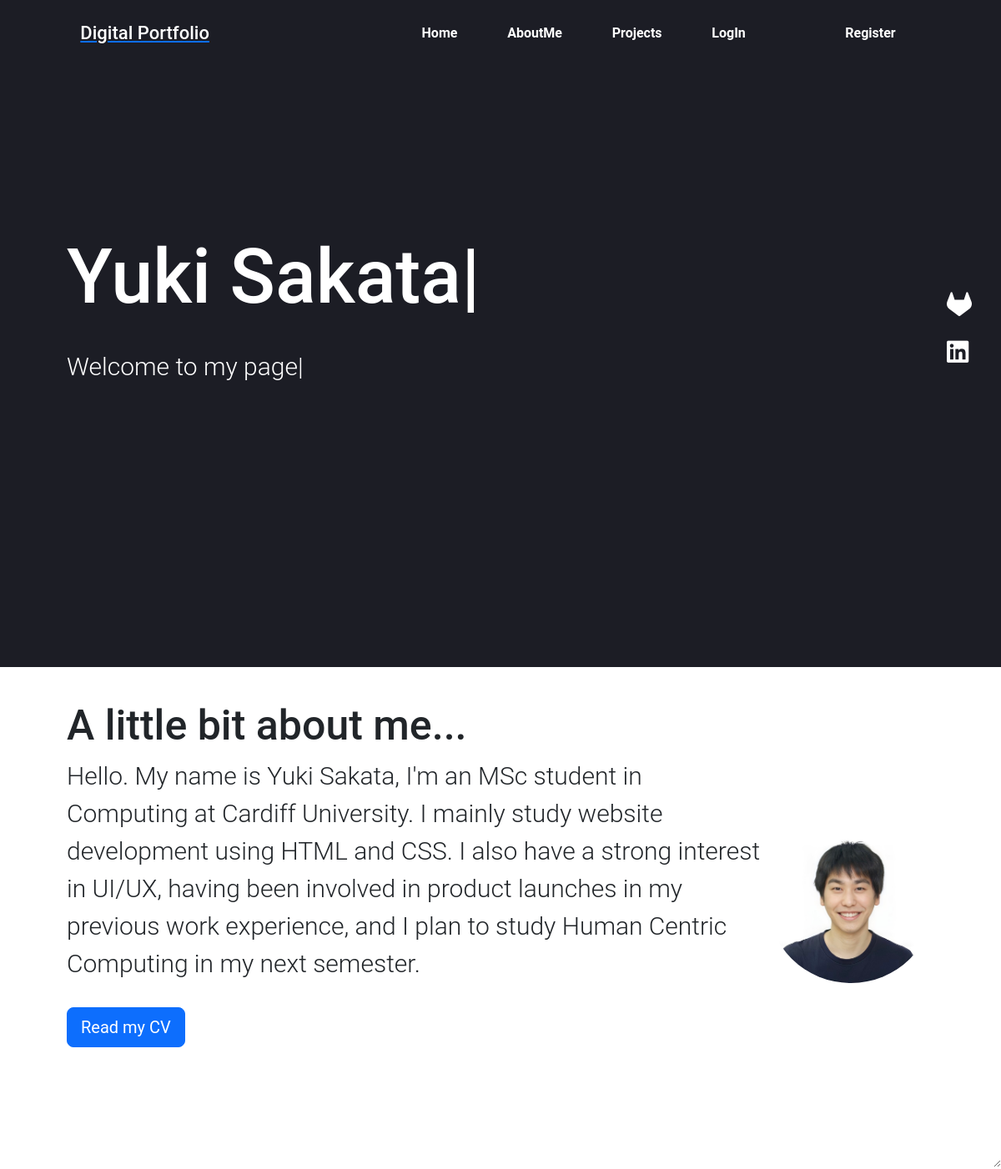
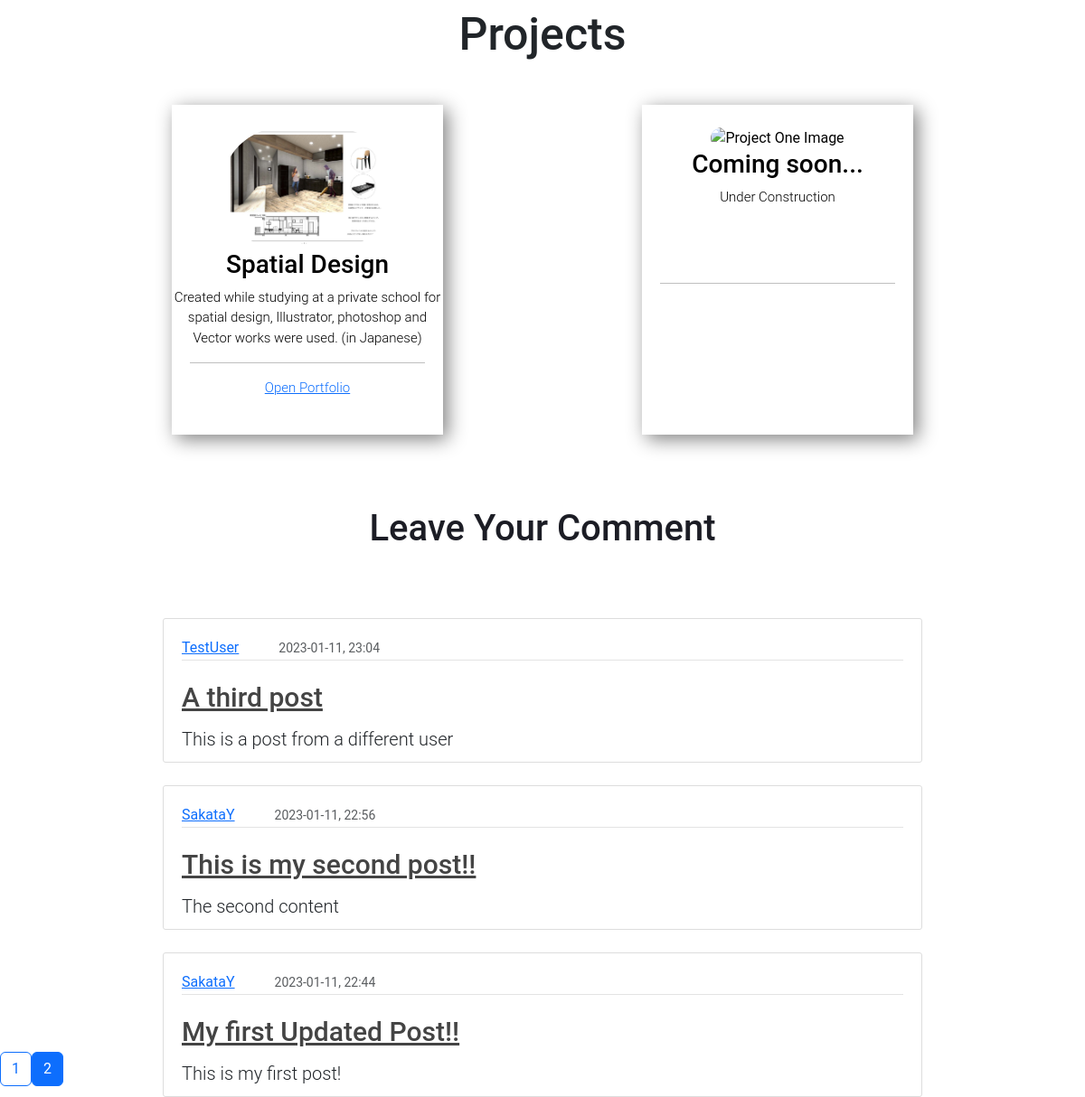
The page /home?page=2 on the database its author committed (2 pictures, top to bottom).
### flaskapp/models.py (models this page shows, shortened)
class Post(db.Model):
    id = db.Column(db.Integer, primary_key=True)
    title = db.Column(db.String(120), nullable=False)
    date_posted = db.Column(db.DateTime, nullable=False, default=datetime.utcnow)
    content = db.Column(db.Text, nullable=False)
    user_id = db.Column(db.Integer, db.ForeignKey('user.id'), nullable=False)

class User(db.Model, UserMixin):
    id = db.Column(db.Integer, primary_key=True)
    username = db.Column(db.String(15), unique=True, nullable=False)
    email = db.Column(db.String(100), unique=True, nullable=False)
    image_file = db.Column(db.String(20), nullable=False, default='default.jpg')
    password = db.Column(db.String(65), nullable=False)
    posts = db.relationship('Post', backref='author', lazy=True)

### flaskapp/routes.py (the view)
@app.route("/")
@app.route("/home")
def home():
    page = request.args.get('page', 1, type=int)
    posts = Post.query.order_by(Post.date_posted.desc()).paginate(page=page,per_page=3)
    return render_template('home.html', posts=posts)

### flaskapp/templates/home.html (shortened to what this page needs)
{% extends "layout.html" %}
{% block content %}
<section class="hero" id="home">
  <div class ="hero-area">
      <div class="hero-text">
          <h1 class="myname">Yuki Sakata</h1>
          <p class="mytext">Welcome to my page</p>
      </div>
      <div class="socials">
        <div>
          <a href="https://git.cardiff.ac.uk/c22012187" target="_blank"><i class="fa-brands fa-gitlab"></i></a>
        </div>
        <div>
          <a href="https://www.linkedin.com/in/yuki-sakata-ys/" target="_blank"><i class="fa-brands fa-linkedin"></i></a>
        </div>
      </div>
  </div>
</section>
<section class="sub-section" id="about-me">
  <div class="information">
      <h2 class="about-me-title">A little bit about me...</h2>
      <p class="about-me-text">Hello. My name is Yuki Sakata, I'm an MSc student in Computing at Cardiff University. I mainly study website development using HTML and CSS. I also have a strong interest in UI/UX, having been involved in product launches in my previous work experience, and I plan to study Human Centric Computing in my next semester.</p>
      <a class="btn btn-primary mt-40 btn-lg" href="{{ url_for('about')}}">Read my CV</a>
  </div>
  <div class="headshot-container">
      <img class="headshot" src="static/mypic/myprofile.jpg" alt="Kanon headshot"/>
  </div>
</section>
<div class="sub-section-alternative" id="projects">
  <h2>Projects</h2>
  <div class="project-container">
      <div class="project-card">
          <img class="project-image" src="static/mypic/project-1.png" alt="Project One Image" />
          <h3>Spatial Design</h3>
          <p class="subtext">Created while studying at a private school for spatial design, Illustrator, photoshop and Vector works were used. (in Japanese)</p>
          <hr />
          <p class="subtext"><a href="./static/pdf/Portfolio-interior.pdf" target="_blank">Open Portfolio</a></p>
      </div>
      <div class="project-card">
        <img class="project-image" src="static/mypic/project-2.jpg" alt="Project One Image" />
        <h3>Coming soon...</h3>
        <p class="subtext">Under Construction<br><br><br><br></p>
        <hr />
    </div>
  </div>
</div>
  <div>
    <div class="comment-header">
      <div class="comment-title">
        <h3>Leave Your Comment</h3>
      </div>
    </div>
    <div class="comment-content">
      {% for post in posts.items %}
          <article class="media content-section">
            <div class="media-body">
              <div class="article-metadata">
                <a class="mr-2" href="{{ url_for('user_posts', username=post.author.username) }}">{{ post.author.username }}</a>
                <small class="text-muted">{{ post.date_posted.strftime('%Y-%m-%d, %H:%M') }}</small>
              </div>
              <h2><a class="article-title" href="{{ url_for('post', post_id=post.id) }}">{{ post.title }}</a></h2>
              <p class="article-content">{{ post.content }}</p>
            </div>
          </article>
    {% endfor %}
    </div>
  </div>
  <div class="pagination">
    {% for page_num in posts.iter_pages(left_edge=1, right_edge=1, left_current=1, right_current=2) %}
        {% if page_num %}
          {% if posts.page == page_num %}
            <a class="btn btn-primary center" href="{{ url_for('home', page=page_num) }}">{{ page_num }}</a>
          {% else %}
            <a class="btn btn-outline-primary" href="{{ url_for('home', page=page_num) }}">{{ page_num }}</a>
          {% endif %}
        {% endif %}
    {% endfor %}
  </div>
{% endblock content %}

### flaskapp/templates/layout.html (shortened to what this page needs)
<!DOCTYPE html>
<html lang="en">
<head>
    <link href="https://cdn.jsdelivr.net/npm/bootstrap@5.3.0-alpha1/dist/css/bootstrap.min.css" rel="stylesheet">
    <link rel="stylesheet" type="text/css" href="{{ url_for('static', filename='css/style.css') }}">
    <link rel="stylesheet" type="text/css" href="{{ url_for('static', filename='css/navbar.css') }}">
    <link rel="stylesheet" type="text/css" href="{{ url_for('static', filename='css/about.css') }}">
</head>
<body>
    <header class="site-header">
        <nav>
            <div class="logo">
                <a href="/"><h4>Digital Portfolio</h4></a>
            </div>
            <ul class="nav-links">
                <li><a class="nav-item nav-link" href="/">Home</a></li>
                <li><a class="nav-item nav-link" href="#about-me">AboutMe</a></li>
                <li><a class="nav-item nav-link" href="#projects">Projects</a></li>
                {% if current_user.is_authenticated %}
                    <li><a class="nav-item nav-link" href="{{ url_for('account')}}">Account</a></li>
                    <li><a class="nav-item nav-link" href="{{ url_for('logout')}}">LogOut</a></li>
                {% else %}
                    <li><a class="nav-item nav-link" href="{{ url_for('login') }}">LogIn</a><li>
                    <li><a class="nav-item nav-link" href="{{ url_for('register') }}">Register</a></li>
                {% endif %}
            </ul>
        </nav>
    </header>
            {% block content %}{% endblock %}
</body>
</html>

### flaskapp/static/css/style.css (style rules this page uses)
* { margin: 0; padding: 0; box-sizing: border-box; }
body { background: white !important;; font-family: 'Poppins', sans-serif; }
section { height: 600px; background-color: white; }
h1 { font-size: 90px; margin: 0; }
h2 { font-size: 50px; }
p { margin: 0; font-size: 30px; font-weight: 300; }
.content-section { background: #ffffff; padding: 10px 20px; border: 1px solid #dddddd; border-radius: 3px; margin-top: 100px; margin-bottom: -50px; }
.article-title { font-size: 30px;; color: #444444; }
.article-content { font-size: 20px; white-space: pre-line; }
.article-metadata { padding-bottom: 1px; margin-bottom: 4px; border-bottom: 1px solid #e3e3e3 }
.hero { background-color: #1c1d25; height: 100vh; color: white; font-size: 40px; }
.hero-area { display: flex; height: 100%; justify-content: space-between; align-items: center; }
.hero-text { margin-left: 80px; margin-bottom: 200px; }
.myname { padding-top: 150px; font-size: 90px; margin: 0; }
.myname::after { content: "|"; animation: typinganime .9s ease infinite; }
.mytext::after { content: "|"; animation: typinganime .9s ease infinite; }
.mytext { padding-top: 30px; padding-bottom: 10px; font-size: 30px; }
.socials { margin-right: 35px; font-size: 30px; color: white; }
.fa-gitlab { font-size: 30px; color: white; margin-bottom: 20px; }
.fa-linkedin { font-size: 30px; color: white; margin-bottom: 20px; }
.sub-section { display: flex; justify-content: space-around; padding: 40px 80px 80px 80px; overflow: auto; resize: vertical; }
.headshot { width: 200px; border-radius: 150px; }
.headshot-container { display: flex; align-items: center; }
.about-me-text { line-height: 1.5; padding-bottom: 30px; }
.sub-section-alternative { display: flex; flex-direction: column; text-align: center; padding: 60px 80px 80px 80px; margin-top: -50px; }
.sub-section-alternative h2 { padding-bottom: 20px; font-weight: 500; }
.project-card { background-color: #ffffff; color: black; width: 300px; height: 365px; box-shadow: 5px 5px 20px grey; margin-top: 20px; resize: vertical; }
.subtext { font-size: 15px; color: black; }
.project-container { display: flex; justify-content: space-around; }
.project-image { margin-top: 25px; height: 135px; border-radius: 125px; }
hr { margin-left: 20px; margin-right: 20px; }
.comment-header { text-align: center; }
.comment-title h3 { color: #1c1d25; margin-bottom: 20px; font-size: 40px; font-weight: 500; margin-right: auto; margin-left: auto; }
.content-section { width: 70%; margin-left: auto; margin-right: auto; margin-top: 3rem; align-items: center; }
.media-body { margin-top: 10px; }

### flaskapp/static/css/navbar.css (style rules this page uses)
* { margin: 0; padding: 0; box-sizing: border-box; }
nav { display: flex; justify-content: space-around; align-items: center; height: 10vh; width: 100%; background-color: #1c1d25; position: fixed; z-index: 100; top: 0px; font-family: 'Poppins', sans-serif; }
.logo h4 { color: white; font-size: 22px; margin-top: auto; margin-bottom: auto; text-decoration: none !important; }
.nav-links { display: flex; justify-content: space-around; width: 30%; margin-top: auto; margin-bottom: auto; transition: all 0.5s ease-in-out; }
.nav-links li { list-style: none; }
.nav-links a { color: white; text-decoration: none; font-weight: bold; }
@media screen and (max-width: 2000px) { .nav-links { width: 55%; } }
.content-section { background: #ffffff; padding: 10px 20px; border: 1px solid #dddddd; border-radius: 3px; margin-top: 75px; }
small { margin-left: 40px; }

### flaskapp/static/css/about.css (style rules this page uses)
* { margin: 0; padding: 0; list-style: none; box-sizing: border-box; font-family: 'Roboto', sans-serif; }
.headshot { border-radius: 50%; }

### rows shown on the page
Post: author.username "TestUser", date_posted "2023-01-11, 23:04", title "A third post", content "This is a post from a different user"
Post: author.username "SakataY", date_posted "2023-01-11, 22:56", title "This is my second post!!", content "The second content"
Post: author.username "SakataY", date_posted "2023-01-11, 22:44", title "My first Updated Post!!", content "This is my first post!"

### other values the page prints
{{ page_num }} "1"
{{ page_num }} "2"
